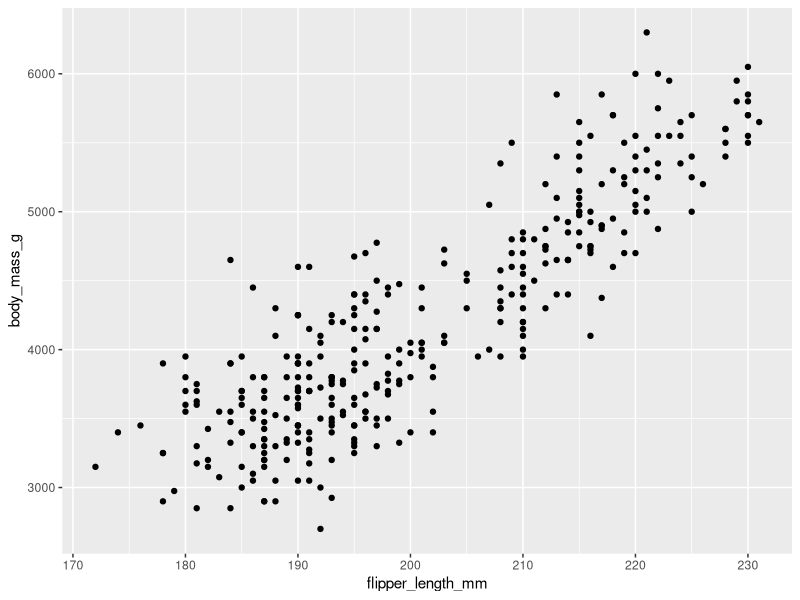
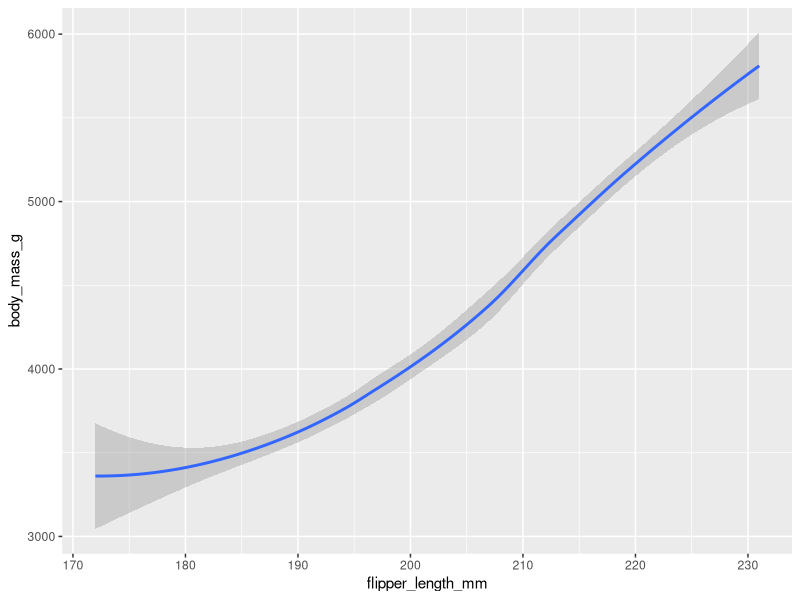
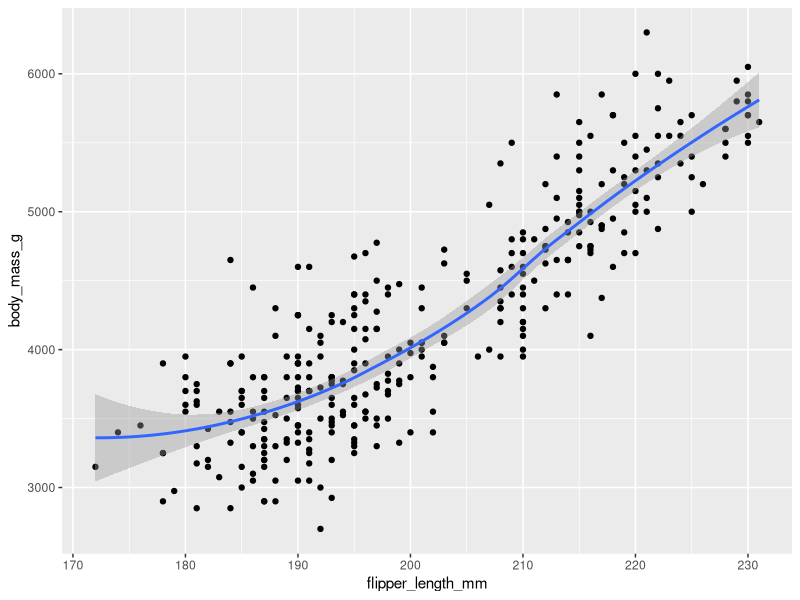
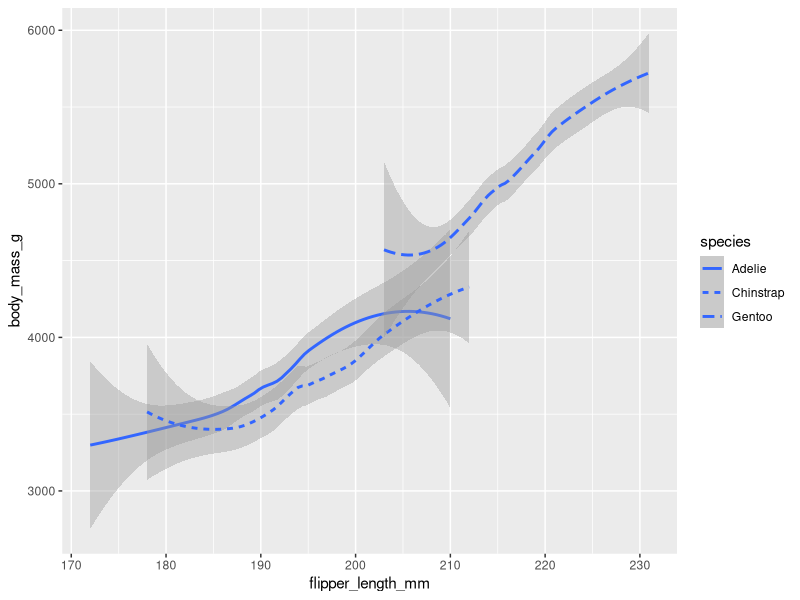
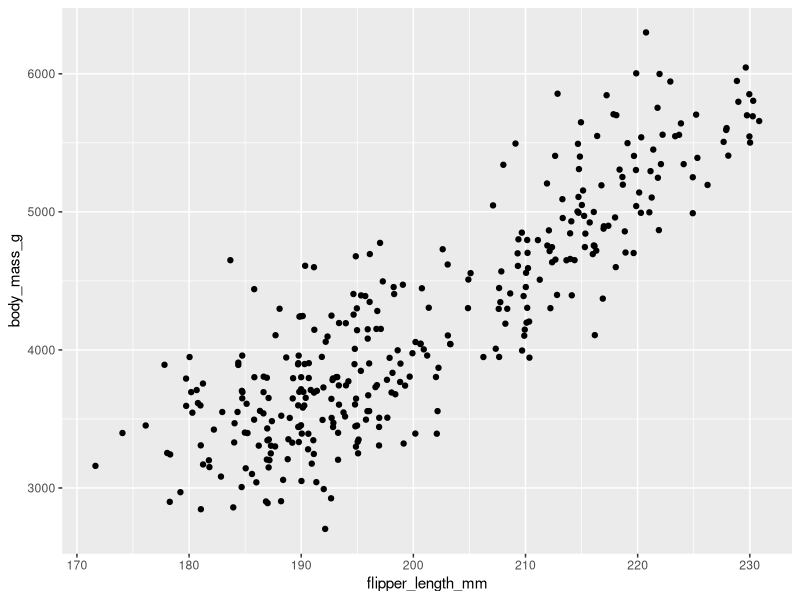
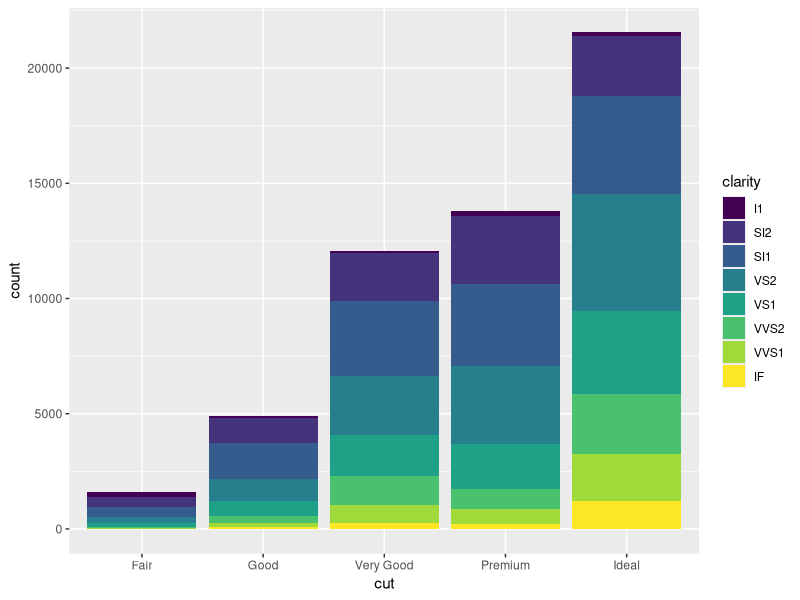

Here is the R script that generated these plots, in order:
library(ggplot2)
library(palmerpenguins)

# cria um gráfico de dispersão
ggplot(data=penguins) + 
  geom_point(mapping=aes(x=flipper_length_mm,y=body_mass_g))

# cria uma gráfico de linha suavizada
ggplot(data=penguins) + 
  geom_smooth(mapping=aes(x=flipper_length_mm,y=body_mass_g))

# combinando os dois gráficos na mesma visualização:
ggplot(data=penguins) + 
  geom_point(mapping=aes(x=flipper_length_mm,y=body_mass_g)) + 
  geom_smooth(mapping=aes(x=flipper_length_mm,y=body_mass_g))

# cria uma gráfico de linha suavizada para cada espécie:
ggplot(data=penguins) + 
  geom_smooth(mapping=aes(x=flipper_length_mm,y=body_mass_g,linetype = species))

# cria uma gráfico de dispersão com ruído de aleatoriedade nos pontos de dados:
ggplot(data=penguins) + 
  geom_jitter(mapping=aes(x=flipper_length_mm,y=body_mass_g))
  # evita sobreposição entre os pontos de dados

# cria um gráfico de barras:
ggplot(data=diamonds) +
  geom_bar(mapping=aes(x=cut,fill=clarity))
